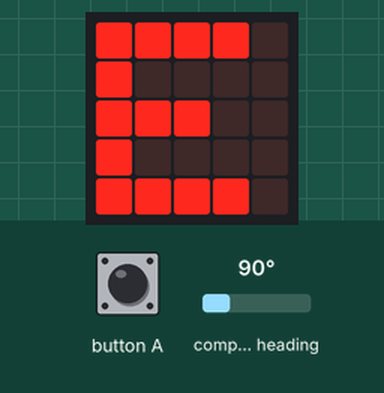
Bench run of a program on a simulated BBC micro:bit (MakeCode). On the bench: the board's 5×5 LED display. The test bench sets the inputs (shaded band); at power-on: compass heading 90°. The compass is already calibrated.

Above: at 1.2 s.
1.3 s: compass heading set to 50°
2.8 s: compass heading set to 43°
At 3.5 s:
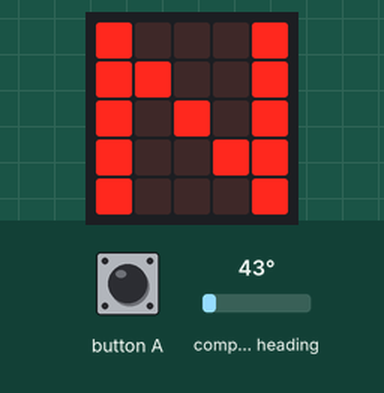
4.5 s: compass heading set to 180°
At 5.7 s:
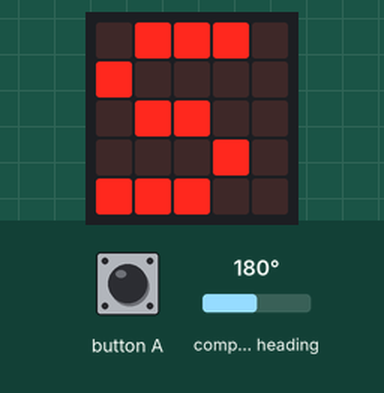
6.1 s: compass heading set to 220°
7.6 s: compass heading set to 230°
At 8.0 s:
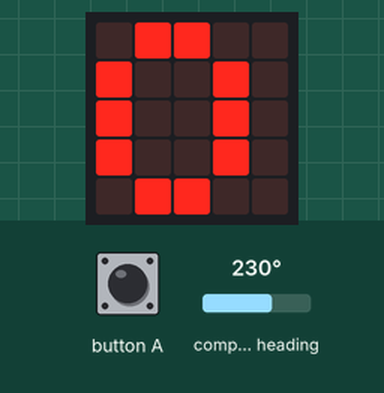
9.1 s: compass heading set to 7°
At 9.6 s:
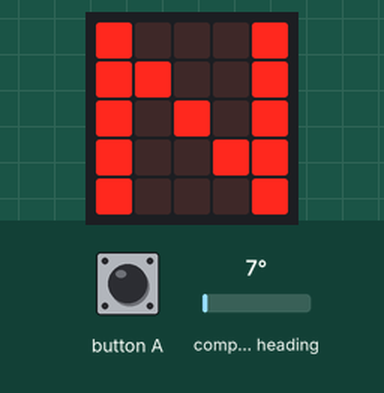
Timing chart, 0 to 11.7 s (numbered marks = the images above; inputs shaded):
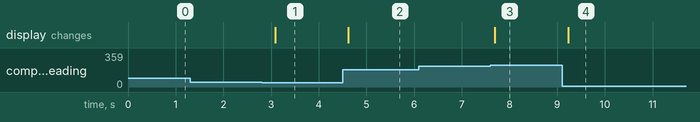

The program:

main.ts
```typescript
input.onButtonPressed(Button.A, function () {

})
basic.forever(function () {
    if (input.compassHeading() > 315 || input.compassHeading() <= 45) {
        basic.showString("N")
    }
    if (input.compassHeading() > 45 && input.compassHeading() <= 125) {
        basic.showString("E")
    }
    if (input.compassHeading() > 125 && input.compassHeading() <= 225) {
        basic.showString("S")
    }
    if (input.compassHeading() > 225 && input.compassHeading() <= 315) {
        basic.showString("O")
    }
})
```

test.ts
```typescript
// aquí va el archivo "tests"; esto no se compilará cuando este paquete se utilice como una extensión.
```

Measured:
- the behaviour switches between 46 and 45° on compass heading (found by bisection; images 0 and 1)
- the behaviour switches between 225 and 226° on compass heading (found by bisection; images 2 and 3)
- after the input at 1.3 s, every drawn part: stays the same
- after the input at 2.8 s, the display: changes after 0.29 s (image 1)
- after the input at 4.5 s, the display: changes after 0.12 s (image 2)
- after the input at 6.1 s, every drawn part: stays the same
- after the input at 7.6 s, the display: changes after 0.09 s (image 3)
- after the input at 9.1 s, the display: changes after 0.13 s (image 4)
